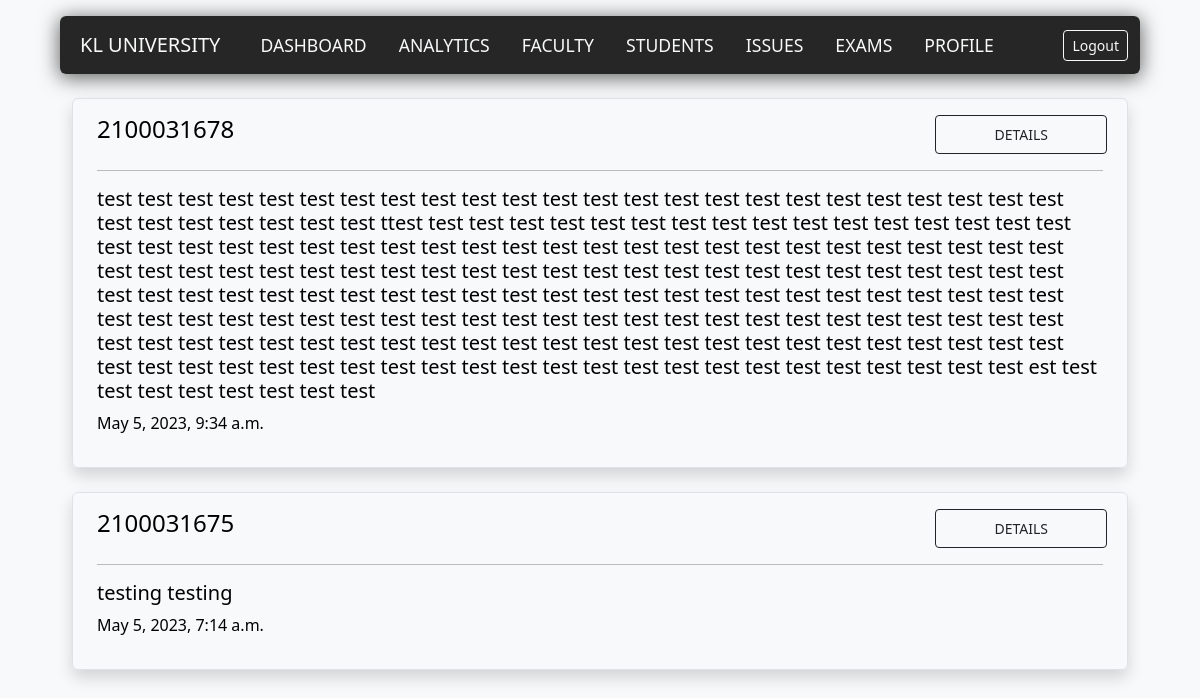
Before: /issues (signed in) with the older database file.
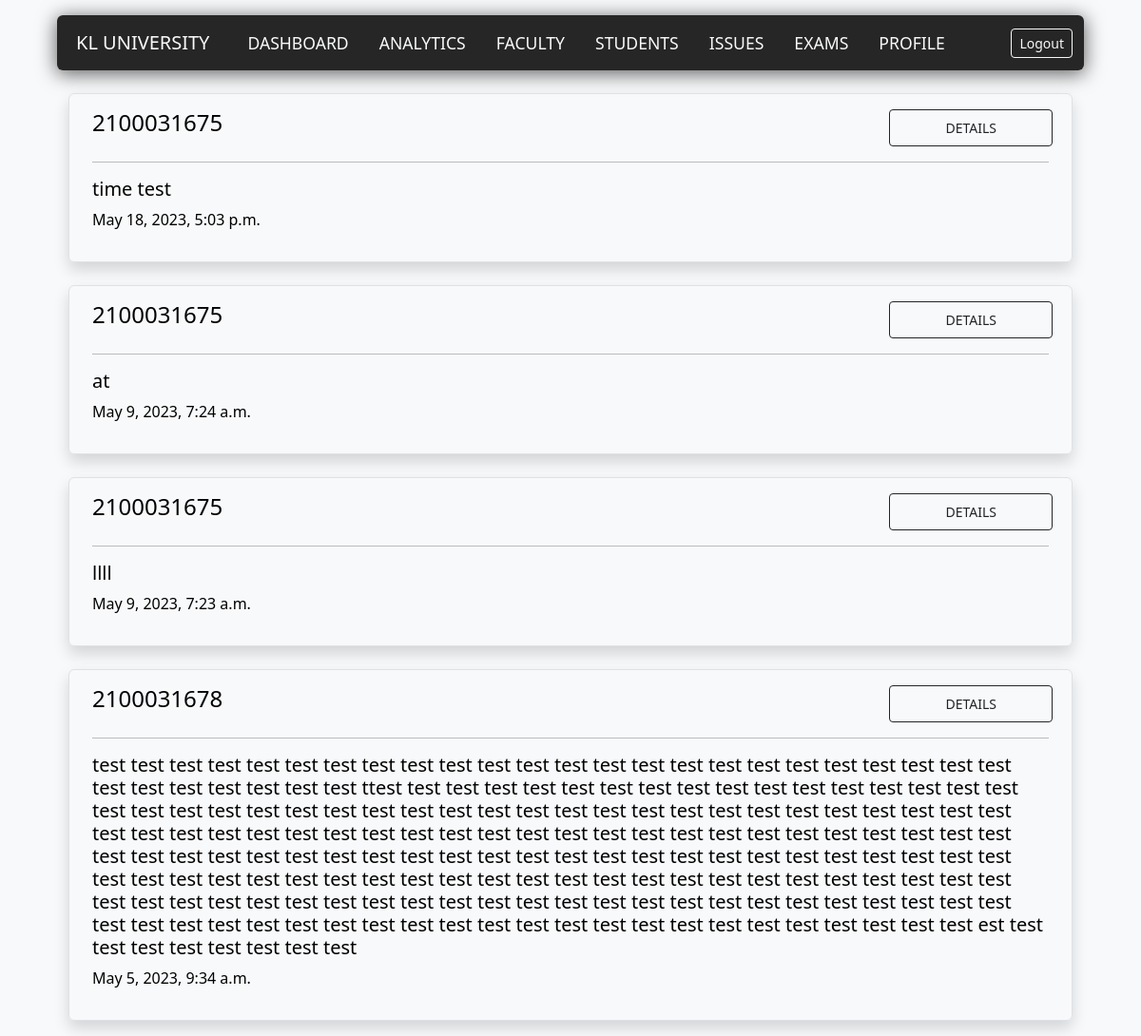
After: the same page with the newer database file.
### dashboard/models.py (models this page shows)
class Issue(models.Model):
    admin_username = models.fields.CharField(max_length=50)
    student_id = models.fields.CharField(max_length=50)
    issue = models.fields.TextField(max_length=1000)
    time = models.DateTimeField(default=now)
    status = models.fields.TextField(default="pending")

### dashboard/views.py (the view)
# urls.py: path('issues',dashboardviews.admin_issues,name="issues"),
def admin_issues(request):
    if request.session.has_key('user') and request.session['user'] == 'admin':
        issueList = Issue.objects.filter(Q(admin_username=request.session['username']) & Q(status="pending")).order_by('-time')
        return render(request,'dashboard/admin_issues.html',{"uni_name" : request.session['uni_name'] ,"issueList" : issueList})
    else :
        return redirect('/login')

### dashboard/templates/dashboard/admin_issues.html (shortened to what this page needs)
{%extends "dash_base.html"%}
{%block content%}
<div class=" navbox container rounded mt-3">
<nav class="navbar navbar-expand-lg row">
  <div class="container-fluid">
    <a class="navbar-brand text-light col text-uppercase display-5 p-2" href="">{{uni_name}}</a>
    <div class="collapse navbar-collapse" id="navbarNavDropdown">
      <ul class="navbar-nav col">
        <li class="nav-item px-2">
          <a class="nav-link text-light text-uppercase"  href="/dashboard">Dashboard</a>
        </li>
        <li class="nav-item px-2">
          <a class="nav-link text-light text-uppercase" href="{% url 'admin-analytics' %}">Analytics</a>
        </li>
        <li class="nav-item px-2">
          <a class="nav-link text-light text-uppercase" href="{% url 'faculty' %}">Faculty</a>
        </li>
        <li class="nav-item px-2">
          <a class="nav-link text-light text-uppercase" href="{% url 'students' %}">Students</a>
        </li>
        <li class="nav-item px-2">
          <a class="nav-link text-light text-uppercase" href="{% url 'issues' %}">Issues</a>
        </li>
        <li class="nav-item px-2">
          <a class="nav-link text-light text-uppercase" href="{% url 'admin-exams' %}">Exams</a>
        </li>
        <li class="nav-item px-2">
          <a class="nav-link text-light text-uppercase" href="{% url 'admin-profile' %}">Profile</a>
        </li>
      </ul>
      <a class="btn btn-outline-light btn-sm " href="{%url 'logout'%}">
        Logout
      </a>
    </div>
  </div>
</nav>
</div>
{% if issueList %}
{%for raisedIssue in issueList%}
<div class="container mt-4 mb-3">
  <div class="border rounded shadow px-4 py-3">
    <div class="row">
    <h4 class="text-left text-uppercase col">{{raisedIssue.student_id}} </h4>
    <a class="col-2 mx-2 p-2 btn btn-sm btn-outline-dark" href="issues/{{raisedIssue.student_id}}/{{raisedIssue.id}}">DETAILS</a>
    </div>
    <hr />
    <h5>{{raisedIssue.issue}}</h5>
    <p class="fw-light">{{raisedIssue.time}}</p>
  </div>
</div>
{%endfor%}
{% else %}
<div class="container mt-4 mb-3">
  <div class="border rounded shadow px-4 py-3">
    <h5 class="text-center fw-light  text-uppercase"> No Pending Issues</h5>
  </div>
</div>
{%endif%}
{%endblock%}

Changed rows visible on the page:
no longer on this page (row edited): Issue: student_id "2100031675", issue "testing testing", time "May 5, 2023, 7:14 a.m."
added Issue: student_id "2100031675", issue "time test", time "May 18, 2023, 5:03 p.m."
added Issue: student_id "2100031675", issue "at", time "May 9, 2023, 7:24 a.m."
added Issue: student_id "2100031675", issue "llll", time "May 9, 2023, 7:23 a.m."
